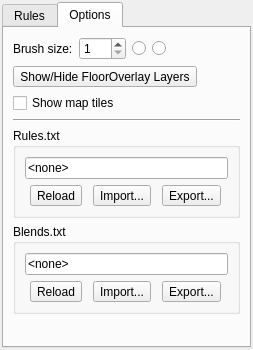
<?xml version="1.0" encoding="UTF-8"?>
<ui version="4.0">
 <class>BmpToolDialog</class>
 <widget class="QDialog" name="BmpToolDialog">
  <property name="geometry">
   <rect>
    <x>0</x>
    <y>0</y>
    <width>253</width>
    <height>350</height>
   </rect>
  </property>
  <property name="windowTitle">
   <string>BMP Tool</string>
  </property>
  <layout class="QGridLayout" name="gridLayout">
   <property name="margin">
    <number>2</number>
   </property>
   <item row="0" column="0">
    <widget class="QTabWidget" name="tabWidget">
     <property name="currentIndex">
      <number>1</number>
     </property>
     <widget class="QWidget" name="tab">
      <attribute name="title">
       <string>Rules</string>
      </attribute>
      <layout class="QVBoxLayout" name="verticalLayout">
       <property name="margin">
        <number>0</number>
       </property>
       <item>
        <widget class="Tiled::Internal::MixedTilesetView" name="tableView">
         <property name="frameShape">
          <enum>QFrame::NoFrame</enum>
         </property>
        </widget>
       </item>
      </layout>
     </widget>
     <widget class="QWidget" name="tab_2">
      <attribute name="title">
       <string>Options</string>
      </attribute>
      <layout class="QVBoxLayout" name="verticalLayout_4">
       <item>
        <layout class="QHBoxLayout" name="horizontalLayout_3">
         <item>
          <widget class="QLabel" name="label">
           <property name="sizePolicy">
            <sizepolicy hsizetype="Preferred" vsizetype="Preferred">
             <horstretch>0</horstretch>
             <verstretch>0</verstretch>
            </sizepolicy>
           </property>
           <property name="text">
            <string>Brush size:</string>
           </property>
          </widget>
         </item>
         <item>
          <widget class="QSpinBox" name="brushSize">
           <property name="maximumSize">
            <size>
             <width>80</width>
             <height>16777215</height>
            </size>
           </property>
           <property name="minimum">
            <number>1</number>
           </property>
           <property name="maximum">
            <number>300</number>
           </property>
          </widget>
         </item>
         <item>
          <widget class="QRadioButton" name="brushSquare">
           <property name="text">
            <string/>
           </property>
           <property name="icon">
            <iconset resource="tiled.qrc">
             <normaloff>:/images/22x22/brush-square.png</normaloff>:/images/22x22/brush-square.png</iconset>
           </property>
          </widget>
         </item>
         <item>
          <widget class="QRadioButton" name="brushCircle">
           <property name="text">
            <string/>
           </property>
           <property name="icon">
            <iconset resource="tiled.qrc">
             <normaloff>:/images/22x22/brush-circle.png</normaloff>:/images/22x22/brush-circle.png</iconset>
           </property>
          </widget>
         </item>
         <item>
          <spacer name="horizontalSpacer">
           <property name="orientation">
            <enum>Qt::Horizontal</enum>
           </property>
           <property name="sizeHint" stdset="0">
            <size>
             <width>40</width>
             <height>20</height>
            </size>
           </property>
          </spacer>
         </item>
        </layout>
       </item>
       <item>
        <widget class="QToolButton" name="toggleOverlayLayers">
         <property name="text">
          <string>Show/Hide FloorOverlay Layers</string>
         </property>
        </widget>
       </item>
       <item>
        <widget class="QCheckBox" name="showMapTiles">
         <property name="text">
          <string>Show map tiles</string>
         </property>
        </widget>
       </item>
       <item>
        <widget class="Line" name="line">
         <property name="orientation">
          <enum>Qt::Horizontal</enum>
         </property>
        </widget>
       </item>
       <item>
        <widget class="QGroupBox" name="rulesBox">
         <property name="title">
          <string>Rules.txt</string>
         </property>
         <layout class="QVBoxLayout" name="verticalLayout_2">
          <item>
           <widget class="QLineEdit" name="rulesFile">
            <property name="text">
             <string>&lt;none&gt;</string>
            </property>
            <property name="readOnly">
             <bool>true</bool>
            </property>
           </widget>
          </item>
          <item>
           <layout class="QHBoxLayout" name="horizontalLayout">
            <item>
             <widget class="QToolButton" name="reloadRules">
              <property name="text">
               <string>Reload</string>
              </property>
             </widget>
            </item>
            <item>
             <widget class="QToolButton" name="importRules">
              <property name="text">
               <string>Import...</string>
              </property>
             </widget>
            </item>
            <item>
             <widget class="QToolButton" name="exportRules">
              <property name="text">
               <string>Export...</string>
              </property>
             </widget>
            </item>
           </layout>
          </item>
         </layout>
        </widget>
       </item>
       <item>
        <widget class="QGroupBox" name="blendsBox">
         <property name="title">
          <string>Blends.txt</string>
         </property>
         <layout class="QVBoxLayout" name="verticalLayout_3">
          <item>
           <widget class="QLineEdit" name="blendsFile">
            <property name="text">
             <string>&lt;none&gt;</string>
            </property>
            <property name="readOnly">
             <bool>true</bool>
            </property>
           </widget>
          </item>
          <item>
           <layout class="QHBoxLayout" name="horizontalLayout_2">
            <item>
             <widget class="QToolButton" name="reloadBlends">
              <property name="text">
               <string>Reload</string>
              </property>
             </widget>
            </item>
            <item>
             <widget class="QToolButton" name="importBlends">
              <property name="text">
               <string>Import...</string>
              </property>
             </widget>
            </item>
            <item>
             <widget class="QToolButton" name="exportBlends">
              <property name="text">
               <string>Export...</string>
              </property>
             </widget>
            </item>
           </layout>
          </item>
         </layout>
        </widget>
       </item>
       <item>
        <spacer name="verticalSpacer">
         <property name="orientation">
          <enum>Qt::Vertical</enum>
         </property>
         <property name="sizeHint" stdset="0">
          <size>
           <width>20</width>
           <height>40</height>
          </size>
         </property>
        </spacer>
       </item>
      </layout>
     </widget>
    </widget>
   </item>
  </layout>
 </widget>
 <customwidgets>
  <customwidget>
   <class>Tiled::Internal::MixedTilesetView</class>
   <extends>QTableView</extends>
   <header>BuildingEditor/mixedtilesetview.h</header>
  </customwidget>
 </customwidgets>
 <resources>
  <include location="tiled.qrc"/>
 </resources>
 <connections/>
</ui>
